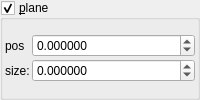
    <widget class="MyGroupBox" name="groupCheck_transf_function_enabledR_false">
     <property name="title">
      <string>&amp;plane</string>
     </property>
     <property name="checkable">
      <bool>true</bool>
     </property>
     <layout class="QVBoxLayout" name="verticalLayout_20" stretch="0">
      <property name="spacing">
       <number>2</number>
      </property>
      <property name="leftMargin">
       <number>2</number>
      </property>
      <property name="topMargin">
       <number>2</number>
      </property>
      <property name="rightMargin">
       <number>2</number>
      </property>
      <property name="bottomMargin">
       <number>2</number>
      </property>
      <item>
       <layout class="QGridLayout" name="gridLayout_14" columnstretch="0,1">
        <property name="spacing">
         <number>2</number>
        </property>
        <item row="0" column="1">
         <widget class="MyDoubleSpinBox" name="spinbox_transf_offsetR_0">
          <property name="sizePolicy">
           <sizepolicy hsizetype="Minimum" vsizetype="Maximum">
            <horstretch>0</horstretch>
            <verstretch>0</verstretch>
           </sizepolicy>
          </property>
          <property name="prefix">
           <string/>
          </property>
          <property name="suffix">
           <string/>
          </property>
          <property name="decimals">
           <number>6</number>
          </property>
          <property name="minimum">
           <double>-99.998999999999995</double>
          </property>
          <property name="maximum">
           <double>99.998999999999995</double>
          </property>
          <property name="singleStep">
           <double>0.010000000000000</double>
          </property>
         </widget>
        </item>
        <item row="1" column="1">
         <widget class="MyDoubleSpinBox" name="spinbox_transf_offsetE_0">
          <property name="sizePolicy">
           <sizepolicy hsizetype="Minimum" vsizetype="Maximum">
            <horstretch>0</horstretch>
            <verstretch>0</verstretch>
           </sizepolicy>
          </property>
          <property name="prefix">
           <string/>
          </property>
          <property name="suffix">
           <string/>
          </property>
          <property name="decimals">
           <number>6</number>
          </property>
          <property name="minimum">
           <double>-99.998999999999995</double>
          </property>
          <property name="maximum">
           <double>99.998999999999995</double>
          </property>
          <property name="singleStep">
           <double>0.010000000000000</double>
          </property>
         </widget>
        </item>
        <item row="0" column="0">
         <widget class="QLabel" name="label_21">
          <property name="text">
           <string>pos</string>
          </property>
         </widget>
        </item>
        <item row="1" column="0">
         <widget class="QLabel" name="label_25">
          <property name="text">
           <string>size:</string>
          </property>
         </widget>
        </item>
       </layout>
      </item>
     </layout>
    </widget>
